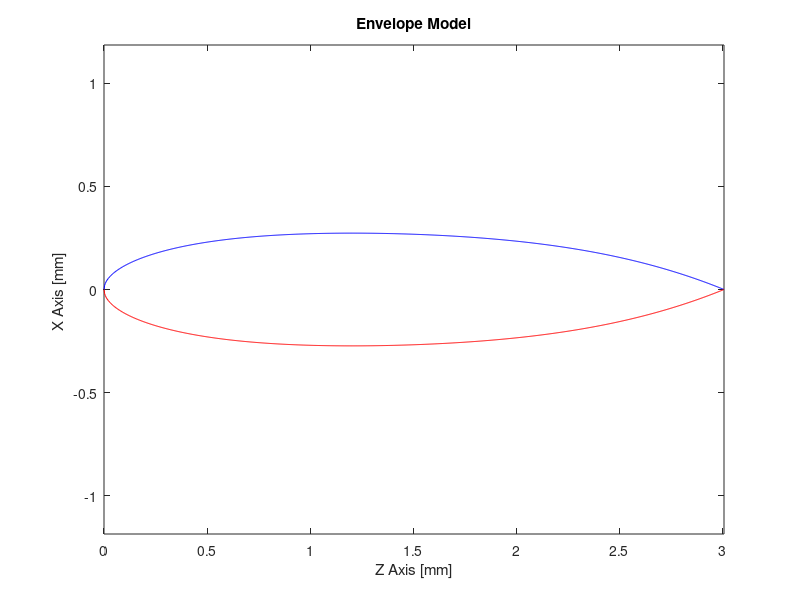

Write MATLAB code to recreate this figure.
%% Author: Jan S. Freyhardt \n,
%% Bachelor Thesis \n,
%% Evelope Calculation Positions Calculating Tool
%% email: jan.freyhardt@gmail.com\n

clc
clear
close all


g = 9.81; 

% Atmospheric Conditions
T_0 = 273.15; % Temperature in Kelvin [K]
T_ISA = 288.15; % 15° ISA standard Temperature in Kelvin 
R_Air = 287.1; % Specific gas constant for dry air [J/(kg*K)]
p_0 = 101325; % Pressure in [Pa]
Rho_0 = p_0/(R_Air*T_0);

L = 3.008310292; % Envelope length in millimeters [mm]
D_max = 0.546965508; % Envelope diameter in millimeters [mm]
EnvelopeVolume = 0.44532; % in cubic millimeters [m^3]
M_Envelope = 0.12047; % Mass Envelope in [kg]

% Envelope modeling parameters
a_1 = 1.4;
a_2 = -1.75034722222225;
a_3 = -3.26238425925885;
a_4 = 11.2749131944435;
a_5 = -12.7612847222211;
a_6 = 5.0991030092589;

% Normalize x values between 0 and 1 for positive values
x_normalized_positive = linspace(0, 1, 1000);

% Envelope Equation
EnvelopeEquation_positive = D_max * sqrt(a_1*x_normalized_positive + a_2*x_normalized_positive.^2 + a_3*x_normalized_positive.^3 + a_4*x_normalized_positive.^4 + a_5*x_normalized_positive.^5 + a_6*x_normalized_positive.^6);

% Envelope Figure
figure;
plot(x_normalized_positive * L, real(EnvelopeEquation_positive), 'b', x_normalized_positive * L, -real(EnvelopeEquation_positive), 'r')
xlabel('Z Axis [mm]') % Provide appropriate x-axis label
ylabel('X Axis [mm] ') % Provide appropriate y-axis label
title('Envelope Model') % Provide a title for the plot

% Set axis equal
axis equal;

% Previous lines remain unchanged

% Interpolation of the envelope data for positive x values
x_normalized_positive = linspace(0, 1, 1000);
EnvelopeEquation_positive = D_max * sqrt(a_1*x_normalized_positive + a_2*x_normalized_positive.^2 + a_3*x_normalized_positive.^3 + a_4*x_normalized_positive.^4 + a_5*x_normalized_positive.^5 + a_6*x_normalized_positive.^6);

% Create interpolation function for positive x values
envelopeInterpolation_positive = @(x) interp1(x_normalized_positive * L, real(EnvelopeEquation_positive), x, 'linear', 'extrap');

% User input for x value
userInputX_positive = input('Enter the positive x value: ');

% Obtain y value through interpolation
userOutputY_positive = envelopeInterpolation_positive(userInputX_positive);

% Display the result
disp(['For x = ', num2str(userInputX_positive), ', the corresponding positive y value is: ', num2str(userOutputY_positive)]);

% Interpolation of the envelope data for negative x values
x_normalized_negative = -linspace(0, 1, 1000);
EnvelopeEquation_negative = -D_max * sqrt(a_1*x_normalized_negative + a_2*x_normalized_negative.^2 + a_3*x_normalized_negative.^3 + a_4*x_normalized_negative.^4 + a_5*x_normalized_negative.^5 + a_6*x_normalized_negative.^6);

% Create interpolation function for negative x values
envelopeInterpolation_negative = @(x) interp1(x_normalized_negative * L, real(EnvelopeEquation_negative), x, 'linear', 'extrap');

% User input for x value
userInputX_negative = input('Enter the negative x value: ');

% Obtain y value through interpolation
userOutputY_negative = envelopeInterpolation_negative(userInputX_negative);

% Display the result
disp(['For x = ', num2str(userInputX_negative), ', the corresponding negative y value is: ', num2str(userOutputY_negative)]);


% Cross-sectional Area
ProfileArea = integral(@(x) (sqrt(a_1*x + a_2*x.^2 + a_3*x.^3 + a_4*x.^4 + a_5*x.^5 + a_6*x.^6)), 0, L);

% Volume Calculation
% Volume = integral(@(x) D_max * sqrt(a_1*x_normalized_positive + a_2*x_normalized_positive.^2 + a_3*x_normalized_positive.^3 + a_4*x_normalized_positive.^4 + a_5*x_normalized_positive.^5 + a_6*x_normalized_positive.^6),0,L)^2* pi;

% Volume centroid
X_centroid = integral(@(x) (sqrt(a_1*x + a_2*x.^2 + a_3*x.^3 + a_4*x.^4 + a_5*x.^5 + a_6*x.^6) .* x), 0, L) / (2*ProfileArea);

%disp(['Volume: ', num2str(Volume)]);
disp(['Volume centroid: ', num2str(X_centroid)]);


% Parameters Lifting gas
p_diff = 100; % Temperature differential

R_Gas = 2077.1;
RhoGas_0 = 0.17; 


% Lift
H = 400; % Height in [m]
p_H = p_0*exp(-(g*H)/(R_Air*T_ISA)); % Pressure at height in [Pa]
p_Gas = p_H+p_diff; 


M_Lift = (p_H/(R_Air*T_ISA)-p_Gas/(R_Gas*T_ISA)) *EnvelopeVolume; % Lifting mass in [kg]
F_Lift = M_Lift*g; % Envelope lifting force in [N]
M_LiftTotal = M_Lift-M_Envelope; % Total Lifting force of the Envelope

